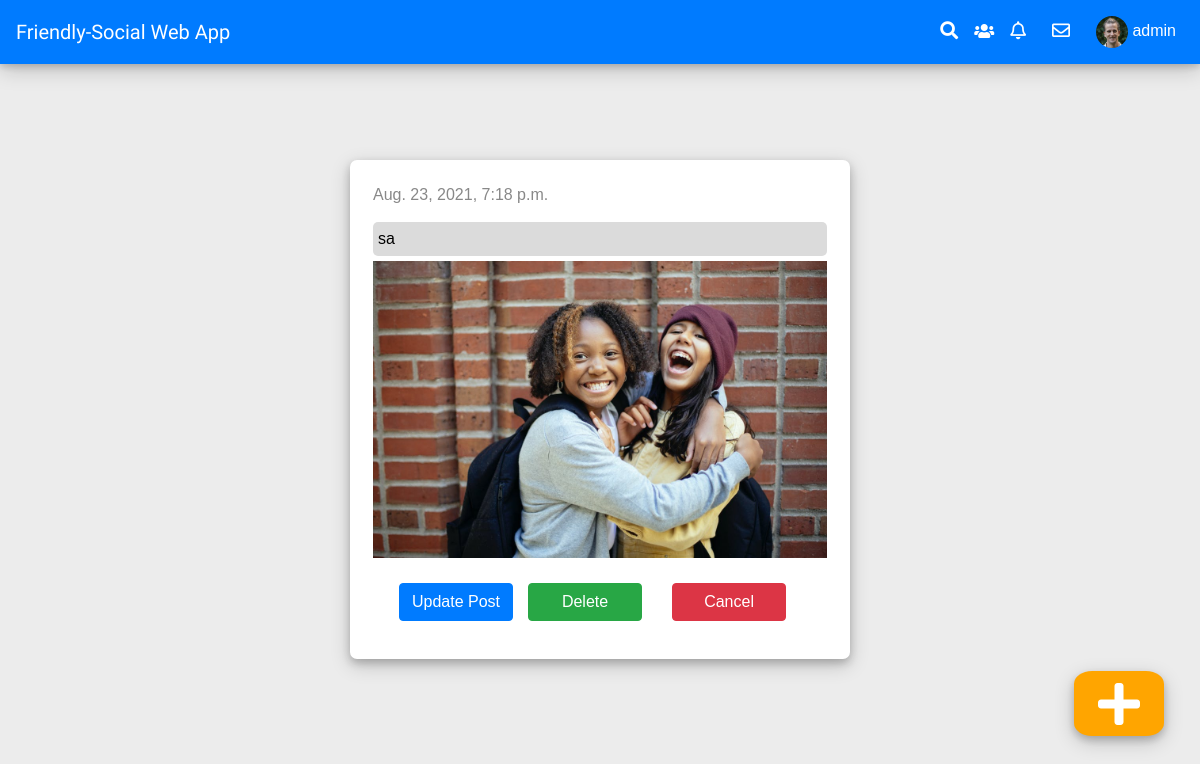
Screenshot of /home/295/edit_post (signed in) with the database file from the repository.
### profiles/models.py (models this page shows, shortened)
class User(AbstractUser):
    name = models.CharField(max_length=30, blank=True, null=True)
    surname = models.CharField(max_length=30, blank=True, null=True)
    birth_date = models.DateField(null=True, blank=True)
    email = models.EmailField()
    image = models.ImageField(blank=True, null=True, upload_to = 'profile_images')
    bio = models.TextField(max_length=1000, blank=True, null=True)
    friends = models.ManyToManyField(settings.AUTH_USER_MODEL, blank=True, related_name = 'my_friends')
    is_email_verified = models.BooleanField(default=False)
    def __str__(self):
        return self.username
    def get_profile_image(self):
        if not self.image:
            return static('images/default_image.jpg')
        return self.image.url

### post/models.py (models this page shows, shortened)
class Post(models.Model):
    description = models.CharField(max_length=500, blank=True)
    image = models.ImageField(blank=True, null=True, upload_to = 'images/')
    created_date = models.DateTimeField(default=timezone.now)
    owner_of_post = models.ForeignKey(settings.AUTH_USER_MODEL, on_delete = models.CASCADE)
    likes = models.ManyToManyField(settings.AUTH_USER_MODEL, related_name="liked_by", blank=True)
    dislikes = models.ManyToManyField(settings.AUTH_USER_MODEL, related_name="disliked_by", blank=True)

### post/views.py (the view)
# urls.py: path('<int:pk>/edit_post', CustomUpdateView.as_view(), name='edit_post'),
class CustomUpdateView(UpdateView):
    form_class = CreatePostForm
    model = Post
    template_name = 'edit_post.html'
    context_object_name = 'current'
    success_url = reverse_lazy('post:home')

### post/forms.py
class CreatePostForm(ModelForm):
    class Meta:
        model = Post
        fields = ['description', 'image']

### post/templatetags/custom_tags-2.py (called while the page is built)
@register.inclusion_tag('show_notifications2.html', takes_context=True)
def show_notifications2(context):
    request_user = context['request'].user
    notifications = Notification.objects.filter(receiver=request_user).exclude(user_has_seen=True).order_by('-date')
    return {'notifications':notifications}

### post/templatetags/custom_tags.py (called while the page is built)
@register.inclusion_tag('show_notifications.html', takes_context=True)
def show_notifications(context):
    request_user = context['request'].user
    notifications = Notification.objects.filter(receiver=request_user).exclude(user_has_seen=True).order_by('-date')
    return {'notifications':notifications}

### templates/edit_post.html (shortened to what this page needs)
{% extends 'base.html' %}
{% load static %}
{% block extra_header %}
    <link rel="stylesheet" href="https://cdnjs.cloudflare.com/ajax/libs/font-awesome/5.15.2/css/all.min.css"/>
    <link rel="stylesheet"  href=" {% static 'css/edit_style.css' %}" type="text/css" />
{% endblock %}
{% block content %}
<main>
  <body>
      <div class="main">
        <div class="main-center">
            <form method="post" enctype="multipart/form-data">
                <div class="main-center-elements">
                    <div class="main-center-elements-up">
                        <div style="color: rgb(136, 136, 136);">
                            {{current.created_date}}
                        </div>
                    </div>
                    <div class="main-center-elements-md">
                        <div class="middle-right">
                            <input class="edit_description"  name="description" value="{{form.description.value}}">
                            {% if current.image %}
                            <img id="edited_image" src={{current.image.url}}>
                            {% endif %}
                        </div>
                    </div >
                    <div style="display: flex; justify-content: center; align-items: center;">
                        <a>
                            <button  class="btn btn-primary" type="submit"> Update Post </button>
                        </a>
                        <a href="{% url 'post:delete_post' current.pk %}"  class="btn btn-success" style="width: 114px; margin: 15px;">
                            Delete
                        </a>
                        <a href="{% url 'post:home' %}"  class="btn btn-danger" style="width: 114px; margin: 15px;">
                            Cancel
                        </a>
                    </div>
                </div>
            </form>
        </div>
    </div>
</body>
  {% endblock %}

### templates/base.html (shortened to what this page needs)
{% load static %}
{% load custom_tags %}
{% load custom_tags-2 %}
<!DOCTYPE html>
<html lang="en">
<head>
	<link href="https://cdn.jsdelivr.net/npm/bootstrap@5.0.2/dist/css/bootstrap.min.css" rel="stylesheet">
	<link rel="stylesheet" href="https://stackpath.bootstrapcdn.com/bootstrap/4.5.0/css/bootstrap.min.css">
	<link rel="stylesheet" href="https://maxcdn.bootstrapcdn.com/font-awesome/4.7.0/css/font-awesome.min.css">
	<link rel="stylesheet"  href=" {% static 'css/avatar-ui-bootstrap/dist/avatar.css' %}" type="text/css" />
	<link rel="stylesheet"  href=" {% static 'css/base_style.css' %}" type="text/css" />
	{% block extra_header %}{% endblock %}
</head>
<body>
<nav class="navbar navbar-expand navbar-light bg-primary m-0">
	<a id="main" aria-label="Home" href="{% url 'post:home' %}" class="navbar-brand" id="social-web-app" >Friendly-Social Web App </a>
	<div id="navbarCollapse" class="collapse navbar-collapse justify-content-start">
		<div class="navbar-nav ml-auto">
			<div >
				<a id="new-post-button"  aria-label="New Post" href="{% url 'post:new_post' %}" >
					<i class="fas fa-plus fa-3x" ></i>
				</a>
			</div>
			<div class="nav-item dropdown">
				<a aria-label="search" href="{% url 'profiles:all_friends' %}" class="nav-link " data-toggle="dropdown">
					<i class="fas fa-search menu-items" ></i>
				</a>
			</div>
			<div class="navbar-nav ml-auto">
				<a aria-label="Friends" href="{% url 'profiles:all_friends' %}" class="nav-link " >
					<i class="fas fa-users  menu-items"></i>
				</a>
			</div>
            <div class="dropdown">
                    <a class="nav-item nav-link dropdown-toggle notifications" aria-label="Post and Comment Notifications" href="#" id="navbarDropdown" role="button" data-bs-toggle="dropdown"  aria-expanded="false"><i class="far fa-bell fa-2x dropdown  menu-items "></i></a>
            </div>
			<div class="dropdown">
                    <a class="nav-item nav-link dropdown-toggle notifications" aria-label="Message Notifications" href="#" id="navbarDropdown" role="button" data-bs-toggle="dropdown"  aria-expanded="false"><i class="far fa-envelope fa-2x envelop  menu-items "></i></a>
            </div>
            <div class="nav-item dropdown">
				<a aria-label="Profiles" href="{% url 'profiles:profile' user.pk %}" data-toggle="dropdown" id="username" class="nav-link  user-action"><img src="{{user.get_profile_image}}" class="avatar  avatar-md-32 bg-light rounded-circle text-white" alt="Avatar"> {{user.username}} <b class="caret"></b></a>
			</div>
		</div>
	</div>
</nav>
</body>
{% block content %}
{% endblock %}
</html>

### static/css/base_style.css (style rules this page uses)
body { background-color: rgb(236, 236, 236) !important; }
nav { color: white; }
.navbar { background: #fff; padding-left: 16px; padding-right: 16px; box-shadow: 0 2px 8px 0 rgba(0, 0, 0, 0.2), 0 6px 20px 0 rgba(0, 0, 0, 0.19); position: fixed; top: 0%; width: 100%; z-index: 1000; }
.navbar .navbar-brand { color: #555; padding-left: 0; padding-right: 50px; font-family: 'Merienda One', sans-serif; }
.dropdown-toggle::after { content: none ; }
.navbar .nav-item i { font-size: 18px; }
.navbar a.notifications, .navbar a.messages { position: relative; margin-right: 10px; }
.dropdown-toggle:after { content: none }
#main { align-items: center; max-width: 200px; color: white; }
.navbar-nav { align-items: center; }
#new-post-button { text-decoration: none; height: 65px; display: flex; justify-content: center; flex-direction: column; align-items: center; border-radius: 20%; width: 90px; background-color: orange; position: fixed; bottom: 8%; right: 3%; color: white; z-index: 100; box-shadow: 0 4px 8px 0 rgba(0, 0, 0, 0.2), 0 6px 20px 0 rgba(0, 0, 0, 0.19); text-align: center; font-family: inherit; }
.menu-items { color: white; }
#username { color: white; }
a { text-decoration: none; color: inherit; }
a { text-decoration: none; }

### static/css/edit_style.css (style rules this page uses)
* { margin: 0; padding: 0; box-sizing: border-box; font-family: 'Oxygen', sans-serif; }
.main { display: flex; margin: 10px; margin-top: 150px; justify-content: center; }
.main-center { margin-top: 70px; justify-content: center; max-width: 500px; border-radius: 5px; margin: 10px; background-position: center; background-size: cover; height: auto; box-sizing: border-box; }
.main-center-elements { padding: 23px; background-color: white; width: 100%; display: block; margin-bottom: 20px; border-radius: 7px; height: auto; box-shadow: 0 4px 8px 0 rgba(0, 0, 0, 0.2), 0 6px 20px 0 rgba(0, 0, 0, 0.19); }
.main-center-elements-up { display: flex; margin-bottom: 10px; border-radius: 5px; }
.main-center-elements-md { display: flex; justify-content: center; margin-bottom: 10px; width: 100%; }
.middle-right { display: flex; width: 100%; flex-direction: column; }
.edit_description { margin-top:5px; margin-bottom: 5px ; padding: 5px; transition: all .3s; border: none; background-color: rgb(219, 219, 219); border-radius: 5px; }

### rows the page displays
User: get_profile_image (picture), username "admin"
Post: created_date "Aug. 23, 2021, 7:18 p.m.", description "sa", image (picture)
